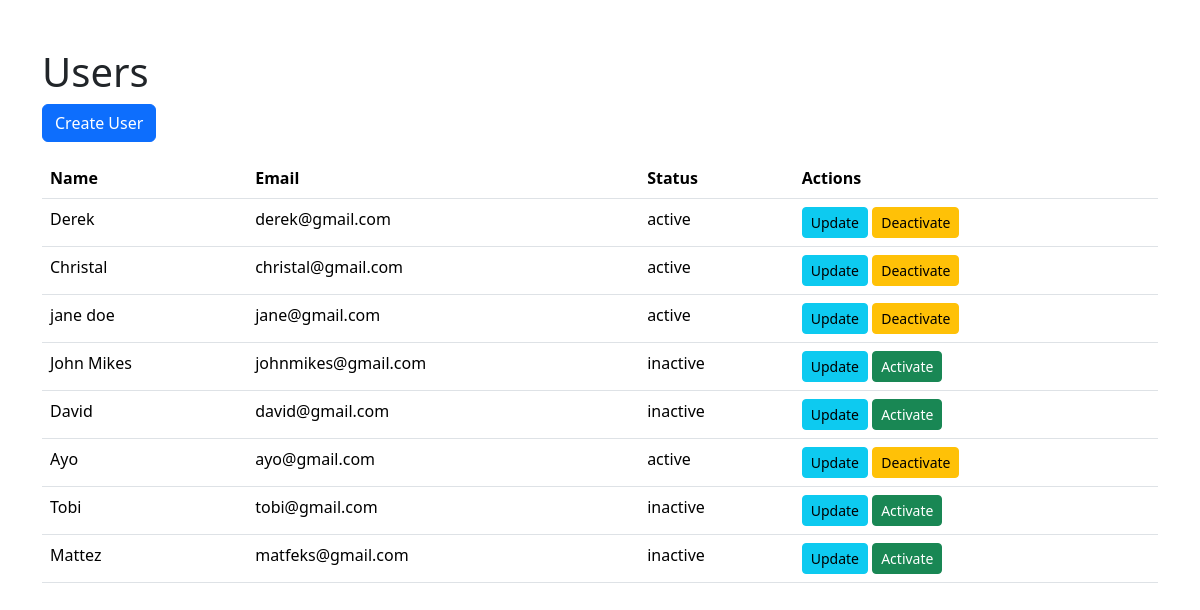
The app's page /home.php with its own data.
### tables this page shows
CREATE TABLE `users` (
  `id` int NOT NULL,
  `name` varchar(255) NOT NULL,
  `email` varchar(255) NOT NULL,
  `status` enum('active','inactive') DEFAULT 'active',
  `created_at` timestamp NULL DEFAULT CURRENT_TIMESTAMP,
  `updated_at` timestamp NULL DEFAULT CURRENT_TIMESTAMP ON UPDATE CURRENT_TIMESTAMP
);

### users.php (called while the page is built, shortened)
<?php
class User {
    private $id;
    private $name;
    private $email;
    private $status;
    public function __construct($conn, $name, $email, $status, $id = null) {
        $this->name = $name;
        $this->email = $email;
        $this->status = $status;
        $this->id = $id;
    }
    public function getId() {
        return $this->id;
    }
    public function getName() {
        return $this->name;
    }
    public function getEmail() {
        return $this->email;
    }
    public function getStatus() {
        return $this->status;
    }
    public static function findAll($conn) {
        $sql = "SELECT * FROM users ORDER BY created_at DESC";
        $statement = $conn->prepare($sql);
        $statement->execute();
        $result = $statement->get_result();
        $users = [];
        while ($row = $result->fetch_assoc()) {
            $user = new User($conn, $row['name'], $row['email'], $row['status'], $row['id']);
            $users[] = $user;
        }
        return $users;
    }
}

### home.php (the view, shortened to what this page needs)
<?php
include 'Db.php';
include 'users.php';
$users = User::findAll($conn);
?>
<!DOCTYPE html>
<html>
<head>
    <link href="https://cdn.jsdelivr.net/npm/bootstrap@5.3.3/dist/css/bootstrap.min.css" rel="stylesheet">
</head>
<body>
    <div class="container mt-5">
        <h1>Users</h1>
        <a href="create_user.php" class="btn btn-primary mb-3">Create User</a>
        <table class="table">
            <thead>
                <tr>
                    <th>Name</th>
                    <th>Email</th>
                    <th>Status</th>
                    <th>Actions</th>
                </tr>
            </thead>
            <tbody>
                <?php foreach ($users as $user) { ?>
                    <tr>
                        <td><?php echo htmlspecialchars($user->getName()); ?></td>
                        <td><?php echo htmlspecialchars($user->getEmail()); ?></td>
                        <td><?php echo htmlspecialchars($user->getStatus()); ?></td>
                        <td>
                            <a href="update_user.php?id=<?php echo $user->getId(); ?>" class="btn btn-sm btn-info">Update</a>
                            <?php if ($user->getStatus() == 'active') { ?>
                                <a href="deactivate_user.php?id=<?php echo $user->getId(); ?>" class="btn btn-sm btn-warning">Deactivate</a>
                            <?php } else { ?>
                                <a href="activate_user.php?id=<?php echo $user->getId(); ?>" class="btn btn-sm btn-success">Activate</a>
                            <?php } ?>
                        </td>
                    </tr>
                <?php } ?>
            </tbody>
        </table>
    </div>
</body>
</html>

### records on screen
users: name "Derek", email "derek@gmail.com", status "active"
users: name "Christal", email "christal@gmail.com", status "active"
users: name "jane doe", email "jane@gmail.com", status "active"
users: name "John Mikes", email "johnmikes@gmail.com", status "inactive"
users: name "David", email "david@gmail.com", status "inactive"
users: name "Ayo", email "ayo@gmail.com", status "active"
users: name "Tobi", email "tobi@gmail.com", status "inactive"
users: name "Mattez", email "matfeks@gmail.com", status "inactive"
